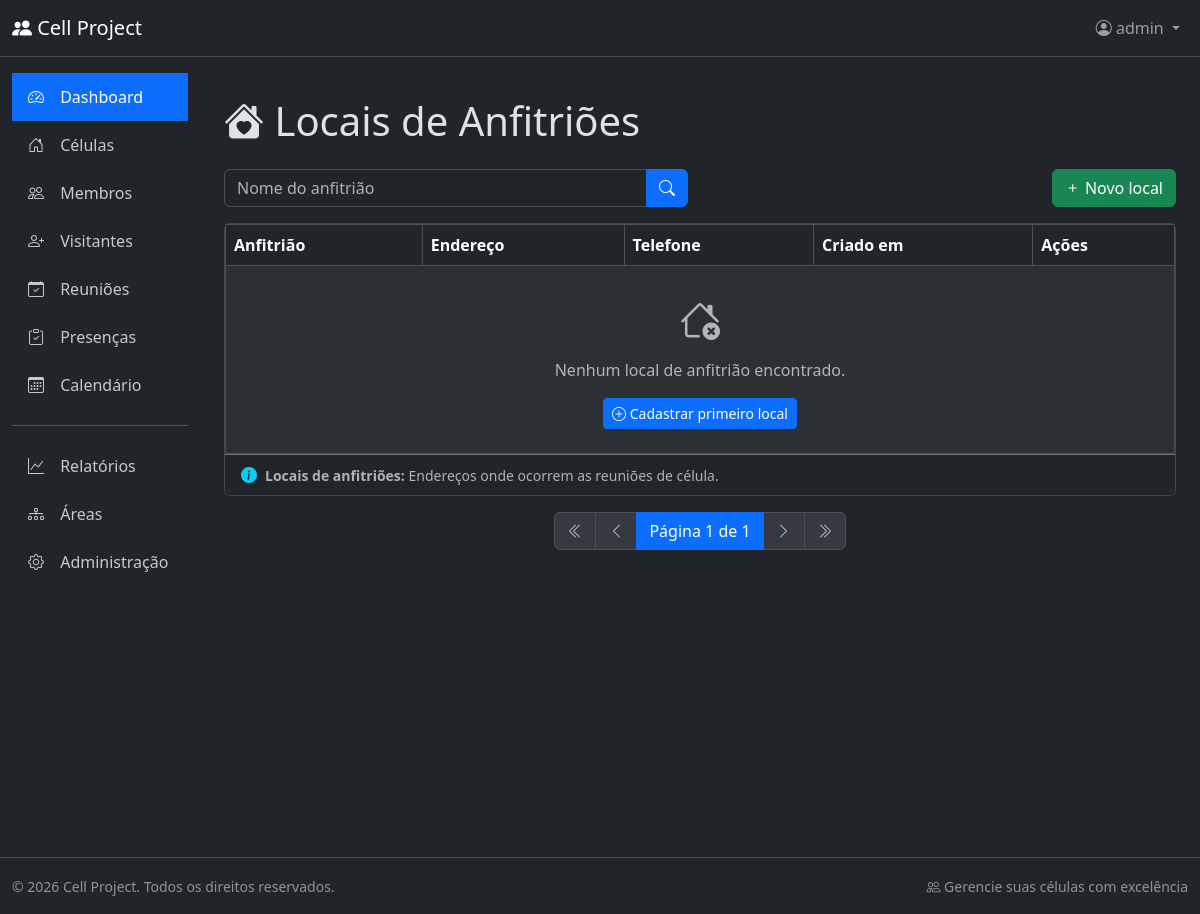
The page /hosts/list/ (signed in) on the database as committed earlier.
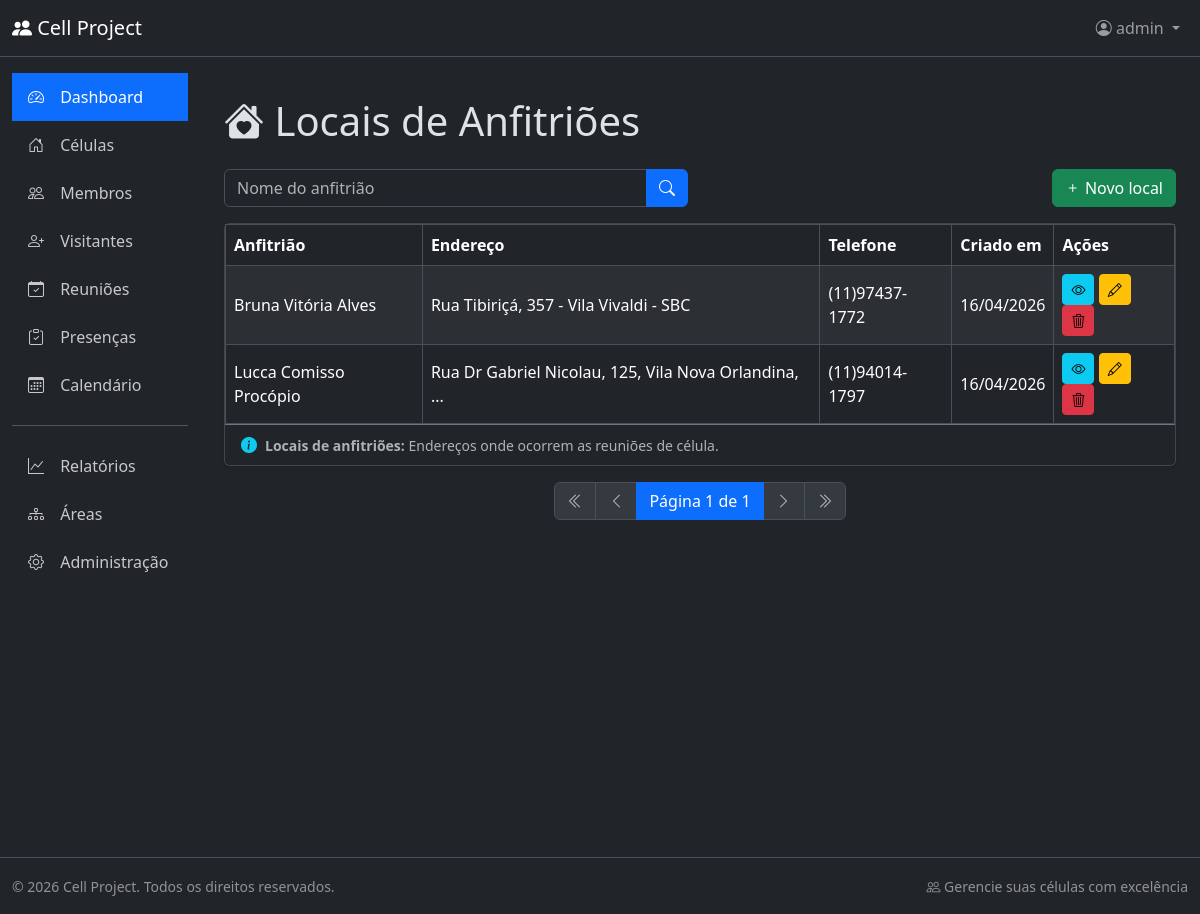
The same page on the database as committed later.
### hosts/models.py (models this page shows, shortened)
class Host(BaseModel):
    person = models.ForeignKey(
        Person,
        on_delete=models.CASCADE,
        related_name="host_locations",
        verbose_name="Anfitrião",
    )
    full_address = models.TextField(verbose_name="Endereço Completo")
    notes = models.TextField(blank=True, verbose_name="Observações")
    class Meta:
        db_table = "host"
        verbose_name = "Local de Anfitrião"
        verbose_name_plural = "Locais de Anfitriões"
        ordering = ["person__full_name"]
        indexes = [
            models.Index(fields=["person"]),
        ]
    @property
    def short_address(self):
        return (
            self.full_address[:50] + "..."
            if len(self.full_address) > 50
            else self.full_address
        )

### person/models.py (models this page shows, shortened)
class Person(BaseModel):
    class Genders(models.TextChoices):
        MALE = "M", "Masculino"
        FEMALE = "F", "Feminino"
    class MaritalStatuses(models.TextChoices):
        SINGLE = "SINGLE", "Solteiro(a)"
        MARRIED = "MARRIED", "Casado(a)"
        WIDOWED = "WIDOWED", "Viúvo(a)"
        SEPARATED = (
            "SEPARATED",
            "Separado(a)",
        )
    full_name = models.CharField(
        max_length=200, db_index=True, verbose_name="Nome Completo"
    )
    address = models.TextField(verbose_name="Endereço")
    gender = models.CharField(
        max_length=1, choices=Genders.choices, verbose_name="Gênero"
    )
    marital_status = models.CharField(
        max_length=20,
        choices=MaritalStatuses.choices,
        verbose_name="Estado Civil",
    )
    birth_date = models.DateField(verbose_name="Data de Nascimento")
    phone = models.CharField(
        max_length=20, db_index=True, verbose_name="Telefone"
    )
    notes = models.TextField(blank=True, verbose_name="Observações")
    class Meta:
        db_table = "person"
        verbose_name = "Pessoa"
        verbose_name_plural = "Pessoas"
        ordering = ["full_name"]
        indexes = [
            models.Index(fields=["full_name"]),
            models.Index(fields=["phone"]),
        ]

### hosts/views.py (the view)
# urls.py: path('hosts/list/', views.HostListView.as_view(), name='host_list'),
class HostListView(ListView):
    model = models.Host
    template_name = 'host_list.html'
    context_object_name = 'hosts'
    def get_queryset(self):
        queryset = super().get_queryset()
        person_name = self.request.GET.get('person_name')
        if person_name:
            queryset = queryset.filter(person__full_name__icontains=person_name)
        return queryset

### hosts/templates/host_list.html (shortened to what the changed rows need)
{% extends 'base.html' %}
{% block page_heading %}
  <div class="d-flex justify-content-between align-items-center">
    <span><i class="bi bi-house-heart-fill"></i> Locais de Anfitriões</span>
  </div>
{% endblock %}
{% block content %}
<div class="card shadow-sm">
    <div class="card-body p-0">
        <div class="table-responsive">
            <table class="table table-hover table-striped table-bordered align-middle mb-0">
                <thead class="table-dark">
                    <tr>
                        <th>Anfitrião</th>
                        <th>Endereço</th>
                        <th>Telefone</th>
                        <th>Criado em</th>
                        <th>Ações</th>
                    </tr>
                </thead>
                <tbody>
                    {% for host in hosts %}
                    <tr>
                        <td>{{ host.person.full_name }}</td>
                        <td>{{ host.short_address }}</td>
                        <td>{{ host.person.phone }}</td>
                        <td>{{ host.created_at|date:"d/m/Y" }}</td>
                        <td>
                            <a href="{% url 'host_detail' host.id %}" class="btn btn-info btn-sm" data-bs-toggle="tooltip" title="Visualizar">
                                <i class="bi bi-eye"></i>
                            </a>
                            <a href="{% url 'host_update' host.id %}" class="btn btn-sm btn-warning" data-bs-toggle="tooltip" title="Editar">
                                <i class="bi bi-pencil"></i>
                            </a>
                            <a href="{% url 'host_delete' host.id %}" class="btn btn-sm btn-danger text-black" data-bs-toggle="tooltip" title="Excluir">
                                <i class="bi bi-trash3"></i>
                            </a>
                        </td>
                    </tr>
                    {% empty %}
                    <tr>
                        <td colspan="5" class="text-center py-4 text-muted">
                            <i class="bi bi-house-x fs-1"></i>
                            <p class="mt-2 mb-0">Nenhum local de anfitrião encontrado.</p>
                            <a href="{% url 'host_create' %}" class="btn btn-sm btn-primary mt-3">
                                <i class="bi bi-plus-circle"></i> Cadastrar primeiro local
                            </a>
                        </td>
                    </tr>
                    {% endfor %}
                </tbody>
            </table>
        </div>
    </div>
</div>
{% endblock %}

Rows that differ between the two databases and show on the page:
added Host: person.full_name "Bruna Vitória Alves", short_address "Rua Tibiriçá, 357 - Vila Vivaldi - SBC", person.phone "(11)97437-1772", created_at "16/04/2026"
added Host: person.full_name "Lucca Comisso Procópio", short_address "Rua Dr Gabriel Nicolau, 125, Vila Nova Orlandina, ...", person.phone "(11)94014-1797", created_at "16/04/2026"
Other text that changed with them:
text no longer shown: "Nenhum local de anfitrião encontrado. Cadastrar primeiro local"
